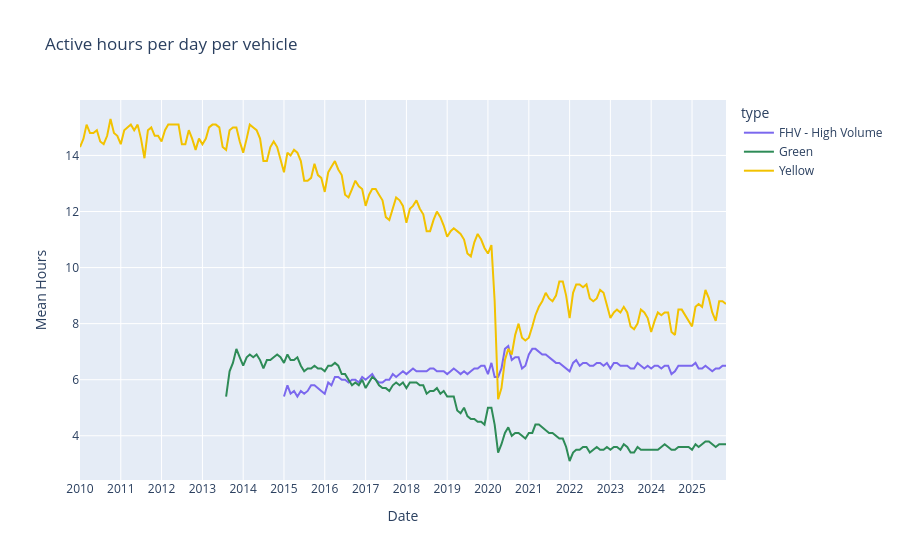

This figure's notebook cell:
### Markdown cell above
# Gráficos Sobre los datos Agregados

### Code cell
res1 = con.execute(f"""
    SELECT
    CAST(strptime("Month/Year" || '-01', '%Y-%m-%d') AS DATE) AS month_year_date,
    "Avg Hours Per Day Per Vehicle" as m_hours,
    "License Class" as type
    FROM '{path_agg_data}'
    WHERE "License Class" IN ('Yellow', 'Green', 'FHV - High Volume')    
    ORDER BY month_year_date DESC;

""").pl()

fig = px.line(
    res1,
    x="month_year_date",
    y="m_hours",
    color="type",
    title="Active hours per day per vehicle",
    color_discrete_map=color_map,
)

fig.update_xaxes(dtick="M12", tickformat="%Y")

fig.update_traces(
    hovertemplate="Date: %{x|%b %Y}<br>Mean Hours: %{y}<extra>%{fullData.name}</extra>"
)

fig.update_layout(
    xaxis_title="Date",
    yaxis_title="Mean Hours",
)

fig.show()

### Figure 1 — Plotly figure (JSON) as saved in the notebook; plotly's stock layout.template omitted (floating-point values rounded to 4 significant figures; data arrays with more than 128 entries replaced by an {"elided": "..."} marker saying what was removed)
{"data": [{"hovertemplate": "Date: %{x|%b %Y}<br>Mean Hours: %{y}<extra>%{fullData.name}</extra>", "legendgroup": "FHV - High Volume", "line": {"color": "#7B68EE", "dash": "solid"}, "marker": {"symbol": "circle"}, "mode": "lines", "name": "FHV - High Volume", "orientation": "v", "showlegend": true, "type": "scatter", "x": {"elided": "131 str values"}, "xaxis": "x", "y": {"elided": "131 float values"}, "yaxis": "y"}, {"hovertemplate": "Date: %{x|%b %Y}<br>Mean Hours: %{y}<extra>%{fullData.name}</extra>", "legendgroup": "Green", "line": {"color": "#2E8B57", "dash": "solid"}, "marker": {"symbol": "circle"}, "mode": "lines", "name": "Green", "orientation": "v", "showlegend": true, "type": "scatter", "x": {"elided": "148 str values"}, "xaxis": "x", "y": {"elided": "148 float values"}, "yaxis": "y"}, {"hovertemplate": "Date: %{x|%b %Y}<br>Mean Hours: %{y}<extra>%{fullData.name}</extra>", "legendgroup": "Yellow", "line": {"color": "#F2C200", "dash": "solid"}, "marker": {"symbol": "circle"}, "mode": "lines", "name": "Yellow", "orientation": "v", "showlegend": true, "type": "scatter", "x": {"elided": "191 str values"}, "xaxis": "x", "y": {"elided": "191 float values"}, "yaxis": "y"}], "layout": {"legend": {"title": {"text": "type"}, "tracegroupgap": 0}, "title": {"text": "Active hours per day per vehicle"}, "xaxis": {"anchor": "y", "domain": [0, 1], "dtick": "M12", "tickformat": "%Y", "title": {"text": "Date"}}, "yaxis": {"anchor": "x", "domain": [0, 1], "title": {"text": "Mean Hours"}}}}
